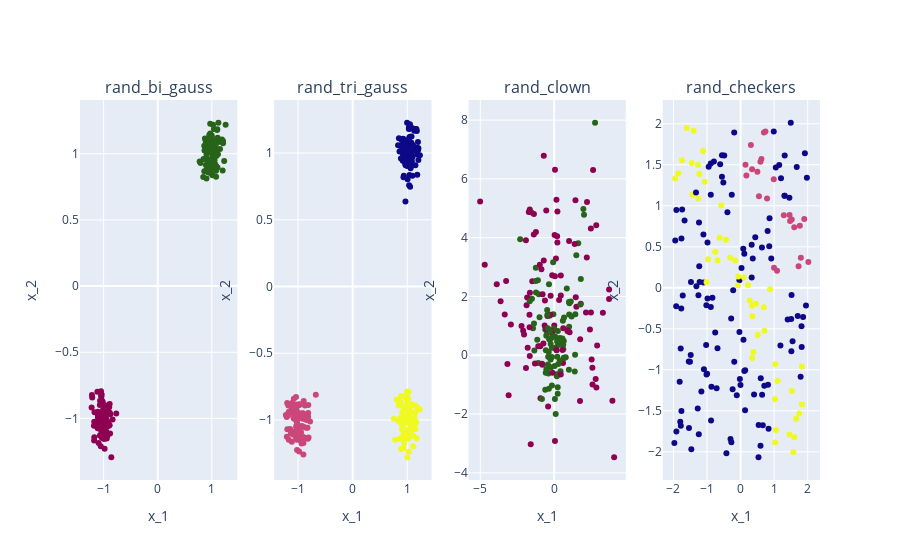

This figure's notebook cell:
### Code cell
fig = make_subplots(
    rows=1, cols=4,
    subplot_titles=list(DICT_RAND_FUNC.keys())
)

for i, (rand_func_name, rand_func_props ) in enumerate(DICT_RAND_FUNC.items()):
    # sample from ...
    output_X, output_y = rand_func_props["func"]()

    # plot
    fig.add_trace(
        go.Scatter(
            x=output_X[:, 0],
            y=output_X[:, 1],
            marker_color=output_y,
            mode="markers",
            showlegend=False
        ),
        row=1, col=i+1
    )

    # update layout
    fig.update_xaxes(title="x_1", row=1, col=i+1)
    fig.update_yaxes(title="x_2", row=1, col=i+1)

fig.show()

### Figure 1 — Plotly figure (JSON) as saved in the notebook; plotly's stock layout.template omitted (floating-point values rounded to 4 significant figures; data arrays with more than 128 entries replaced by an {"elided": "..."} marker saying what was removed)
{"data": [{"marker": {"color": {"elided": "200 int values"}}, "mode": "markers", "showlegend": false, "type": "scatter", "x": {"elided": "200 float values"}, "xaxis": "x", "y": {"elided": "200 float values"}, "yaxis": "y"}, {"marker": {"color": {"elided": "300 int values"}}, "mode": "markers", "showlegend": false, "type": "scatter", "x": {"elided": "300 float values"}, "xaxis": "x2", "y": {"elided": "300 float values"}, "yaxis": "y2"}, {"marker": {"color": {"elided": "200 int values"}}, "mode": "markers", "showlegend": false, "type": "scatter", "x": {"elided": "200 float values"}, "xaxis": "x3", "y": {"elided": "200 float values"}, "yaxis": "y3"}, {"marker": {"color": {"elided": "192 int values"}}, "mode": "markers", "showlegend": false, "type": "scatter", "x": {"elided": "192 float values"}, "xaxis": "x4", "y": {"elided": "192 float values"}, "yaxis": "y4"}], "layout": {"annotations": [{"font": {"size": 16}, "showarrow": false, "text": "rand_bi_gauss", "x": 0.1062, "xanchor": "center", "xref": "paper", "y": 1, "yanchor": "bottom", "yref": "paper"}, {"font": {"size": 16}, "showarrow": false, "text": "rand_tri_gauss", "x": 0.3688, "xanchor": "center", "xref": "paper", "y": 1, "yanchor": "bottom", "yref": "paper"}, {"font": {"size": 16}, "showarrow": false, "text": "rand_clown", "x": 0.6313, "xanchor": "center", "xref": "paper", "y": 1, "yanchor": "bottom", "yref": "paper"}, {"font": {"size": 16}, "showarrow": false, "text": "rand_checkers", "x": 0.8938, "xanchor": "center", "xref": "paper", "y": 1, "yanchor": "bottom", "yref": "paper"}], "xaxis": {"anchor": "y", "domain": [0, 0.2125], "title": {"text": "x_1"}}, "xaxis2": {"anchor": "y2", "domain": [0.2625, 0.475], "title": {"text": "x_1"}}, "xaxis3": {"anchor": "y3", "domain": [0.525, 0.7375], "title": {"text": "x_1"}}, "xaxis4": {"anchor": "y4", "domain": [0.7875, 1], "title": {"text": "x_1"}}, "yaxis": {"anchor": "x", "domain": [0, 1], "title": {"text": "x_2"}}, "yaxis2": {"anchor": "x2", "domain": [0, 1], "title": {"text": "x_2"}}, "yaxis3": {"anchor": "x3", "domain": [0, 1], "title": {"text": "x_2"}}, "yaxis4": {"anchor": "x4", "domain": [0, 1], "title": {"text": "x_2"}}}}
